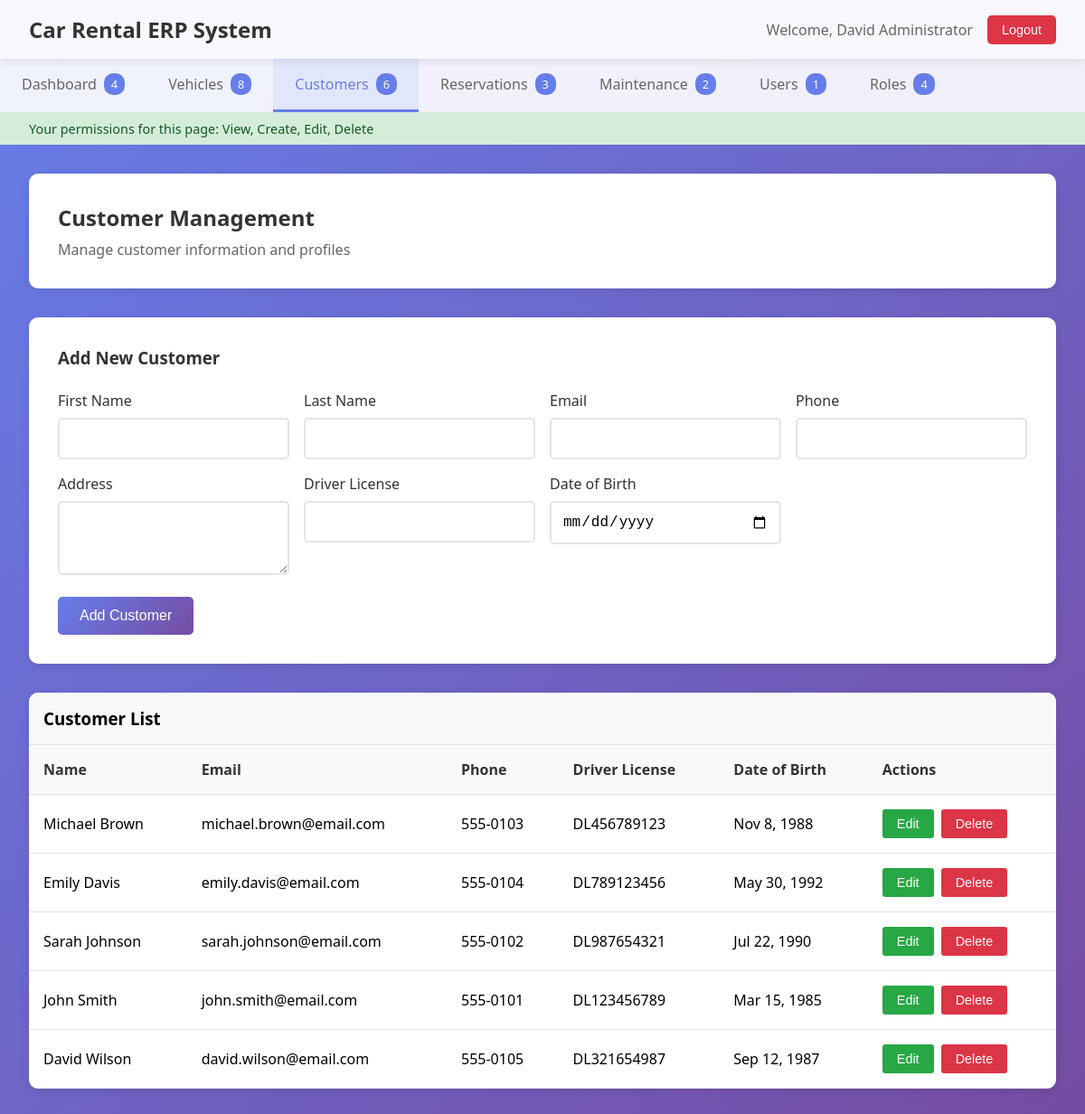
/simple_erp_modular.php?page=customers (signed in), run on the app's committed database.
### tables this page shows
CREATE TABLE IF NOT EXISTS customers (
    id INT AUTO_INCREMENT PRIMARY KEY,
    first_name VARCHAR(50) NOT NULL,
    last_name VARCHAR(50) NOT NULL,
    email VARCHAR(100) UNIQUE NOT NULL,
    phone VARCHAR(20),
    address TEXT,
    driver_license VARCHAR(50) UNIQUE NOT NULL,
    date_of_birth DATE,
    created_at TIMESTAMP DEFAULT CURRENT_TIMESTAMP,
    updated_at TIMESTAMP DEFAULT CURRENT_TIMESTAMP ON UPDATE CURRENT_TIMESTAMP
);

### pages/customers.php (the view, shortened to what this page needs)
<div class="page-header">
    <h2>Customer Management</h2>
    <p>Manage customer information and profiles</p>
</div>
<?php if ($permissions->hasPermission('customers', 'create')): ?>
<div class="form-section">
    <h3>Add New Customer</h3>
    <form method="POST">
        <div class="form-grid">
            <div class="form-group">
                <label for="first_name">First Name</label>
                <input type="text" id="first_name" name="first_name" required>
            </div>
            <div class="form-group">
                <label for="last_name">Last Name</label>
                <input type="text" id="last_name" name="last_name" required>
            </div>
            <div class="form-group">
                <label for="email">Email</label>
                <input type="email" id="email" name="email" required>
            </div>
            <div class="form-group">
                <label for="phone">Phone</label>
                <input type="tel" id="phone" name="phone" required>
            </div>
            <div class="form-group">
                <label for="address">Address</label>
                <textarea id="address" name="address" rows="3" required></textarea>
            </div>
            <div class="form-group">
                <label for="driver_license">Driver License</label>
                <input type="text" id="driver_license" name="driver_license" required>
            </div>
            <div class="form-group">
                <label for="date_of_birth">Date of Birth</label>
                <input type="date" id="date_of_birth" name="date_of_birth" required>
            </div>
        </div>
        <button type="submit" class="btn-primary">Add Customer</button>
    </form>
</div>
<?php endif; ?>
<div class="data-table">
    <h3 style="padding: 1rem; margin: 0; background: #f8f9fa; border-bottom: 1px solid #dee2e6;">Customer List</h3>
    <table>
        <thead>
            <tr>
                <th>Name</th>
                <th>Email</th>
                <th>Phone</th>
                <th>Driver License</th>
                <th>Date of Birth</th>
                <th>Actions</th>
            </tr>
        </thead>
        <tbody>
            <?php
            $stmt = $pdo->query("SELECT * FROM customers ORDER BY last_name, first_name");
            while ($row = $stmt->fetch()) {
                echo "<tr>";
                echo "<td>" . htmlspecialchars($row['first_name'] . ' ' . $row['last_name']) . "</td>";
                echo "<td>" . htmlspecialchars($row['email']) . "</td>";
                echo "<td>" . htmlspecialchars($row['phone']) . "</td>";
                echo "<td>" . htmlspecialchars($row['driver_license']) . "</td>";
                echo "<td>" . date('M j, Y', strtotime($row['date_of_birth'])) . "</td>";
                echo "<td>";
                echo "<button class='btn-edit' onclick='editCustomer(" . $row['id'] . ")'>Edit</button>";
                echo "<button class='btn-delete' onclick='deleteCustomer(" . $row['id'] . ")'>Delete</button>";
                echo "</td>";
                echo "</tr>";
            }
            ?>
        </tbody>
    </table>
</div>

### simple_erp_modular.php (style rules this page uses)
* { margin: 0; padding: 0; box-sizing: border-box; }
body { font-family: 'Segoe UI', Tahoma, Geneva, Verdana, sans-serif; background: linear-gradient(135deg, #667eea 0%, #764ba2 100%); min-height: 100vh; }
.page-header { background: white; padding: 2rem; border-radius: 10px; margin-bottom: 2rem; box-shadow: 0 2px 10px rgba(0, 0, 0, 0.1); }
.page-header h2 { color: #333; margin-bottom: 0.5rem; }
.page-header p { color: #666; }
.form-section { background: white; padding: 2rem; border-radius: 10px; margin-bottom: 2rem; box-shadow: 0 2px 10px rgba(0, 0, 0, 0.1); }
.form-section h3 { color: #333; margin-bottom: 1.5rem; }
.form-grid { display: grid; grid-template-columns: repeat(auto-fit, minmax(250px, 1fr)); gap: 1rem; margin-bottom: 1.5rem; }
.form-group { display: flex; flex-direction: column; }
.form-group label { margin-bottom: 0.5rem; color: #333; font-weight: 500; }
.form-group input, .form-group select, .form-group textarea { padding: 0.75rem; border: 2px solid #e1e5e9; border-radius: 5px; font-size: 1rem; transition: border-color 0.3s; }
.btn-primary { background: linear-gradient(135deg, #667eea 0%, #764ba2 100%); color: white; border: none; padding: 0.75rem 1.5rem; border-radius: 5px; cursor: pointer; font-size: 1rem; transition: transform 0.2s; }
.data-table { background: white; border-radius: 10px; box-shadow: 0 2px 10px rgba(0, 0, 0, 0.1); overflow: hidden; }
.data-table table { width: 100%; border-collapse: collapse; }
.data-table th, .data-table td { padding: 1rem; text-align: left; border-bottom: 1px solid #dee2e6; }
.data-table th { background: #f8f9fa; font-weight: 600; color: #333; }
.btn-edit { background: #28a745; color: white; border: none; padding: 0.5rem 1rem; border-radius: 3px; cursor: pointer; font-size: 0.9rem; margin-right: 0.5rem; }
.btn-delete { background: #dc3545; color: white; border: none; padding: 0.5rem 1rem; border-radius: 3px; cursor: pointer; font-size: 0.9rem; }

### data on the page
customers: first_name+last_name "Michael Brown", email "michael.brown@email.com", phone "555-0103", driver_license "DL456789123", date_of_birth "Nov 8, 1988"
customers: first_name+last_name "Emily Davis", email "emily.davis@email.com", phone "555-0104", driver_license "DL789123456", date_of_birth "May 30, 1992"
customers: first_name+last_name "Sarah Johnson", email "sarah.johnson@email.com", phone "555-0102", driver_license "DL987654321", date_of_birth "Jul 22, 1990"
customers: first_name+last_name "John Smith", email "john.smith@email.com", phone "555-0101", driver_license "DL123456789", date_of_birth "Mar 15, 1985"
customers: first_name+last_name "David Wilson", email "david.wilson@email.com", phone "555-0105", driver_license "DL321654987", date_of_birth "Sep 12, 1987"

### other printed values
$_SESSION['user_name'] "David Administrator"
